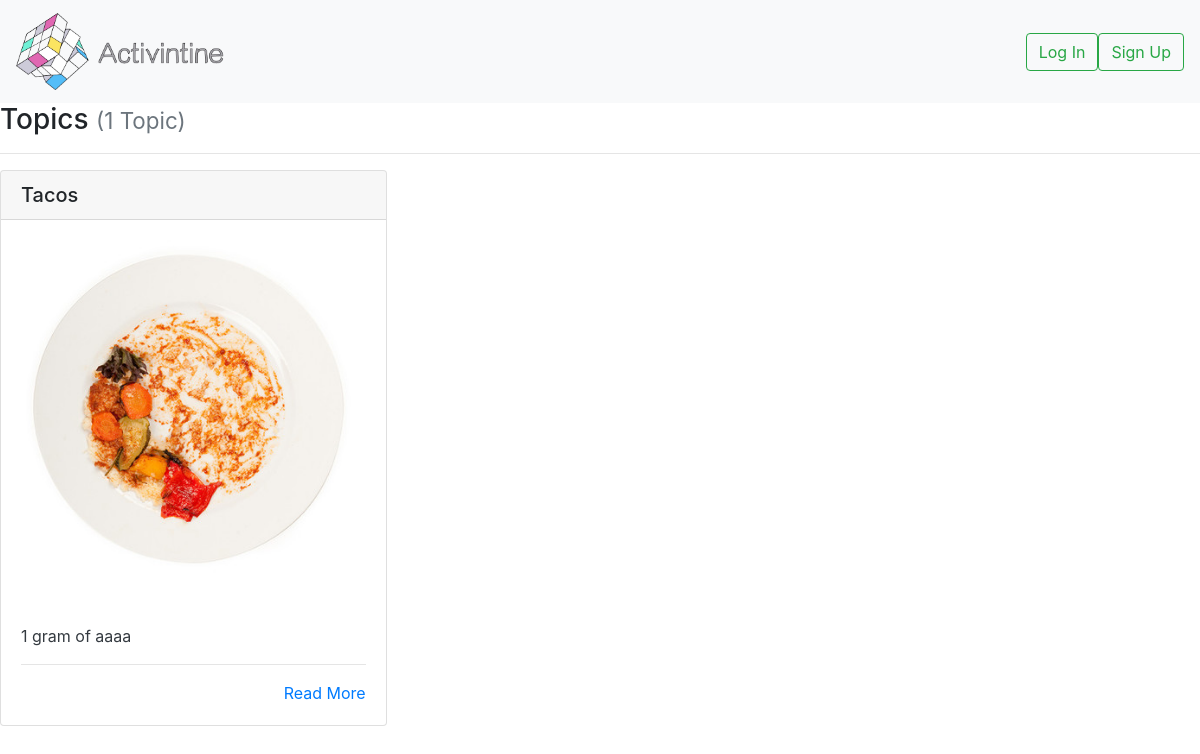
The app's page /food_images/, older data.
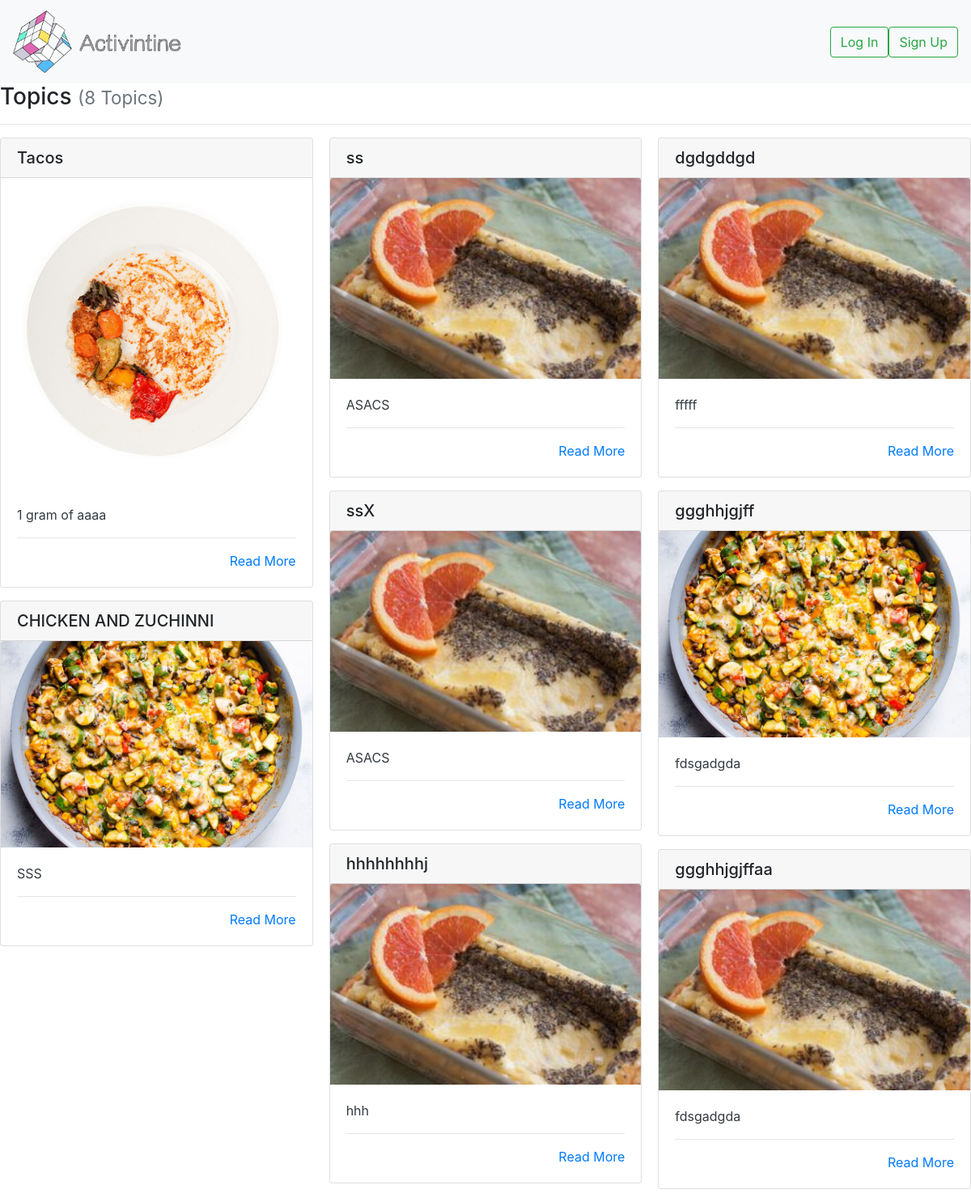
The same page, newer data.
### project/models.py (models this page shows)
class Food(models.Model):
    title = models.CharField(max_length=settings.PROJECT_TOPIC_TITLE_MAX_LENGTH, unique=True,
                            help_text="Title of your Topic.")
    image = models.ImageField(upload_to='images/')
    ingredients = models.TextField(
        help_text="Write the engredients of your Food here.")

### project/views.py (the view)
# urls.py: path('food_images/', display_food_images, name = 'foods'),
def display_food_images(request):
    if request.method == 'GET':
        Foods = Food.objects.all()
        return render(request, 'food_recipes.html',
                     {'foods' : Foods})

### project/templates/food_recipes.html (shortened to what this page needs)
{% load static %}
<!DOCTYPE html>
<html lang="en">
<head>
    <link rel="stylesheet" href="https://stackpath.bootstrapcdn.com/bootstrap/4.4.1/css/bootstrap.min.css">
</head>
<body>
    <nav class="navbar navbar-expand-lg navbar-light bg-light">
        <div class="collapse navbar-collapse" id="navbarTogglerDemo01">
            <a class="navbar-brand" href="{% url 'home-page' %}"><img src="{% static 'images/logoact.png' %}" alt=""></a>
            <form class="form-inline my-2 my-lg-0">
            {% if user.is_authenticated %}
        <div class="text-danger">Hello, <strong>{{ user.username }}!</strong></div>
        <a href="{% url 'image_upload' %}" class="btn btn-outline-success my-2 my-sm-0" id="sign">Create Food</a>
        <a href="{% url 'logout' %}"  class="btn btn-outline-success my-2 my-sm-0" id="log">Log Out</a>
        {% else %}
        <a href="{% url 'login' %}" class="btn btn-outline-success my-2 my-sm-0" id="log" type="submit">Log In</a>
        <a href="{% url 'templates-signup-page' %}" class="btn btn-outline-success my-2 my-sm-0" id="sign" type="submit">Sign Up</a>
        {% endif %}
    </form>
        </div>
    </nav>
    {% block content %}
    <h3>Topics {% if foods %}<small class="text-muted">({{ foods|length }} Topic{{ foods|length|pluralize:"s" }})</small>{% endif %}</h3>
    <hr>
    {% if foods %}
      <div class="card-columns" style="style="max-width:40%">
        {% for food in foods %}
          {% include "partials/food_card.html" %}
        {% endfor %}
      </div>
    {% else %}
      <div class="alert alert-primary" role="alert">No pages to display.</div>
    {% endif %}
    {% endblock %}

### project/templates/partials/food_card.html
<div class="card mb-3">
  <h5 class="card-header ">{{ food.title }}</h5>
  <div class="img-wrap" id="profile-img">
              <img class="card-img-top" src="{{ food.image.url }}" >
          </div>
  <div class="card-body border-dark">
    <p class="card-text text-dark">
      {{ food.ingredients|truncatewords_html:30 }}
      <hr>
      <div class="text-right"><a href="{% url 'food-details-project' food.pk %}" title="Read More">Read More</a></div>
  </div>
    </div>

Row changes from the older to the newer data that the page shows:
added Food: title "CHICKEN AND ZUCHINNI", image (picture), ingredients "SSS"
added Food: title "ss", image (picture), ingredients "ASACS"
added Food: title "ssX", image (picture), ingredients "ASACS"
added Food: title "hhhhhhhhj", image (picture), ingredients "hhh"
added Food: title "dgdgddgd", image (picture), ingredients "fffff"
added Food: title "ggghhjgjff", image (picture), ingredients "fdsgadgda"
added Food: title "ggghhjgjffaa", image (picture), ingredients "fdsgadgda"
Text that changed along with them:
{{ foods|length }}: "1" → "8"
